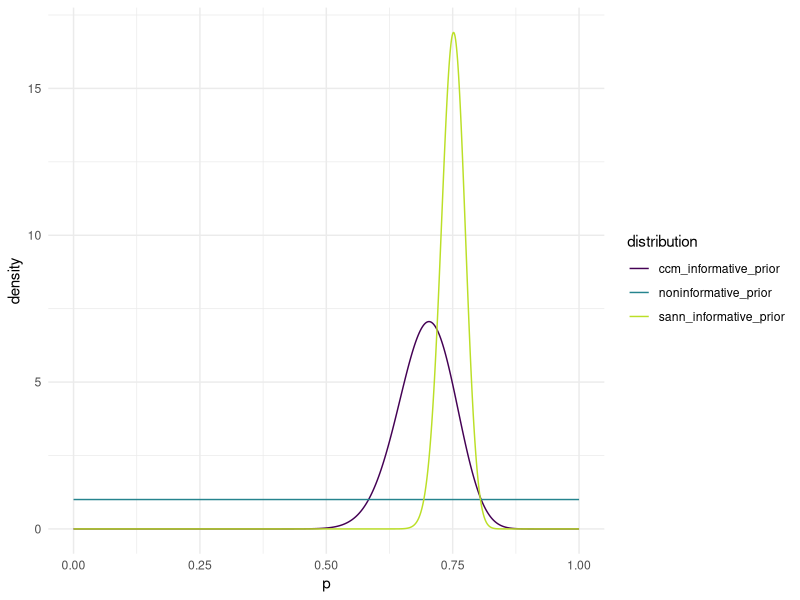
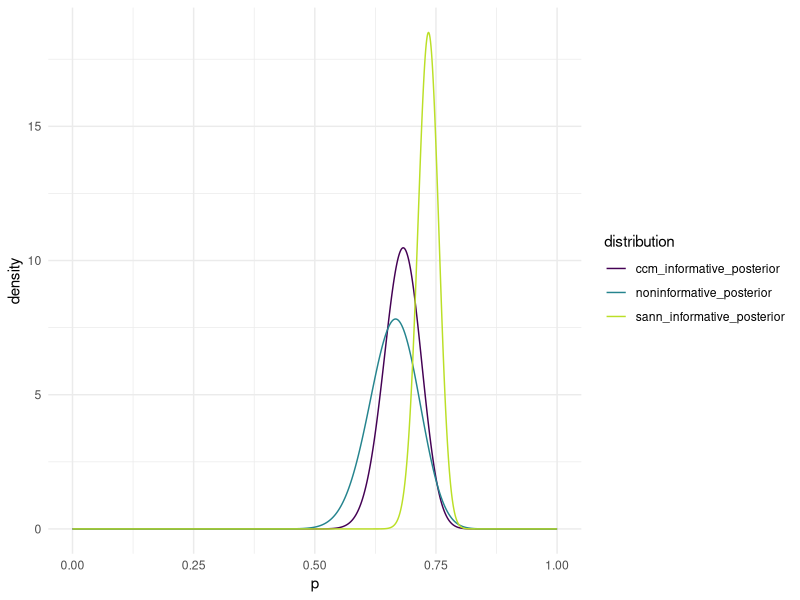

Reproduce these figures in R, in order.
## ---- chunk 1
# Clear the environment
rm(list = ls())

# Load in packages
library(tidyverse)
## ---- chunk 2
ps <- seq(0, 1, length.out = 1000)

# Prior 1: Non-informative

# We will use a beta distribution with alpha=1 and beta=1 (equivalent to uniform(0,1)) to represent our non-informative prior since it is flat and thus any value between 0 and 1 holds equal density.

noninformative_alpha <- 1
noninformative_beta <- 1

noninformative_prior <- dbeta(ps, noninformative_alpha, noninformative_beta)

# Prior 2: Informative Based on a Clay-court Match

# Since we are given the number of points Nadal wins on his serve against Djokovic out of the total number of points for his serves, we have a proportion represented as a fraction that can take on values between 0 and 1. Thus, a beta distribution is a good choice for the prior. The general mean of the beta distribution can be set to the information given, a fraction, to solve for alpha and beta parameters. Let us note that we could also set it equal to the proportion represented as a decimal, solve for the general beta value depending on alpha, sequence alpha, then look for the values that give a standard error close to the one given. However, this would be unnecessary and computationally inefficient since we are given an exact value for the mean, which allows us to directly solve for specific alpha and beta parameters representative of the scenario.
## ---- chunk 3
ccm_informative_alpha <- 46
ccm_informative_beta <- 20

ccm_informative_prior <- dbeta(ps, ccm_informative_alpha, ccm_informative_beta)

# Prior 3: Informative Based on Sports Announcer

# Once again, we are given information pertaining to the proportion of points Nadal wins on his serves against Djokovic, so a beta distribution is a good choice for the prior. The sports announcer claims Nadal wins 75% of the points on his serve against Djokovic, which corresponds to the proportion 0.75. He also says he is "almost" sure Nadal wins no less than 70% of his serves, so we can adopt the strategy of solving for the beta parameter depending on alpha, sequencing through alpha values, calculating the distance to having a probability of 0.02 (a small value) of being less than 0.7 based on the parameters and filtering to find the smallest one. The parameters associated with the smallest distance to our target probability will be used. 
## ---- chunk 4
alphas <- seq(1, 1000, length.out = 5000)
betas <- (0.25 * alphas) / 0.75

target_prob <- 0.02
prob_less_2 <- pbeta(0.7, alphas, betas)

tibble(alphas, betas, prob_less_2) |>
  mutate(close_to_target = abs(prob_less_2 - target_prob)) |>
  filter(close_to_target == min(close_to_target))

sann_informative_alpha <- 252
sann_informative_beta <- 83.9

sann_informative_prior <- dbeta(ps, sann_informative_alpha, sann_informative_beta)

plot_df_prior <- tibble(ps, noninformative_prior,
                  ccm_informative_prior,
                  sann_informative_prior) |>
  pivot_longer(cols = -ps, names_to = "distribution", values_to = "density")

ggplot(data = plot_df_prior, aes(x = ps, y = density, colour = distribution)) +
  geom_line() +
  scale_colour_viridis_d(end = 0.9) +
  theme_minimal() +
  labs(x = "p")
## ---- chunk 5
# Plot the new posterior distributions
noninformative_posterior = dbeta(ps, 57, 29)
ccm_informative_posterior = dbeta(ps, 102, 48)
sann_informative_posterior = dbeta(ps, 308, 111.9)

plot_df_post <- tibble(ps, noninformative_posterior,
                  ccm_informative_posterior,
                  sann_informative_posterior) |>
  pivot_longer(cols = -ps, names_to = "distribution", values_to = "density")

ggplot(data = plot_df_post, aes(x = ps, y = density, colour = distribution)) +
  geom_line() +
  scale_colour_viridis_d(end = 0.9) +
  theme_minimal() +
  labs(x = "p")
## ---- chunk 6
qbeta(c(0.05,0.95), 57, 29)

# According to our model, there is a 90% probability that the proportion of Nadal's serves where he wins the point is between 0.5772453 and 0.7440061
## ---- chunk 7
qbeta(c(0.05,0.95), 102, 48)

# According to our model, there is a 90% probability that the proportion of Nadal's serves where he wins the point is between 0.6161904 and 0.7410715
## ---- chunk 8
qbeta(c(0.05,0.95), 308, 111.9)

# According to our model, there is a 90% probability that the proportion of Nadal's serves where he wins the point is between 0.6974328 and 0.7683171
